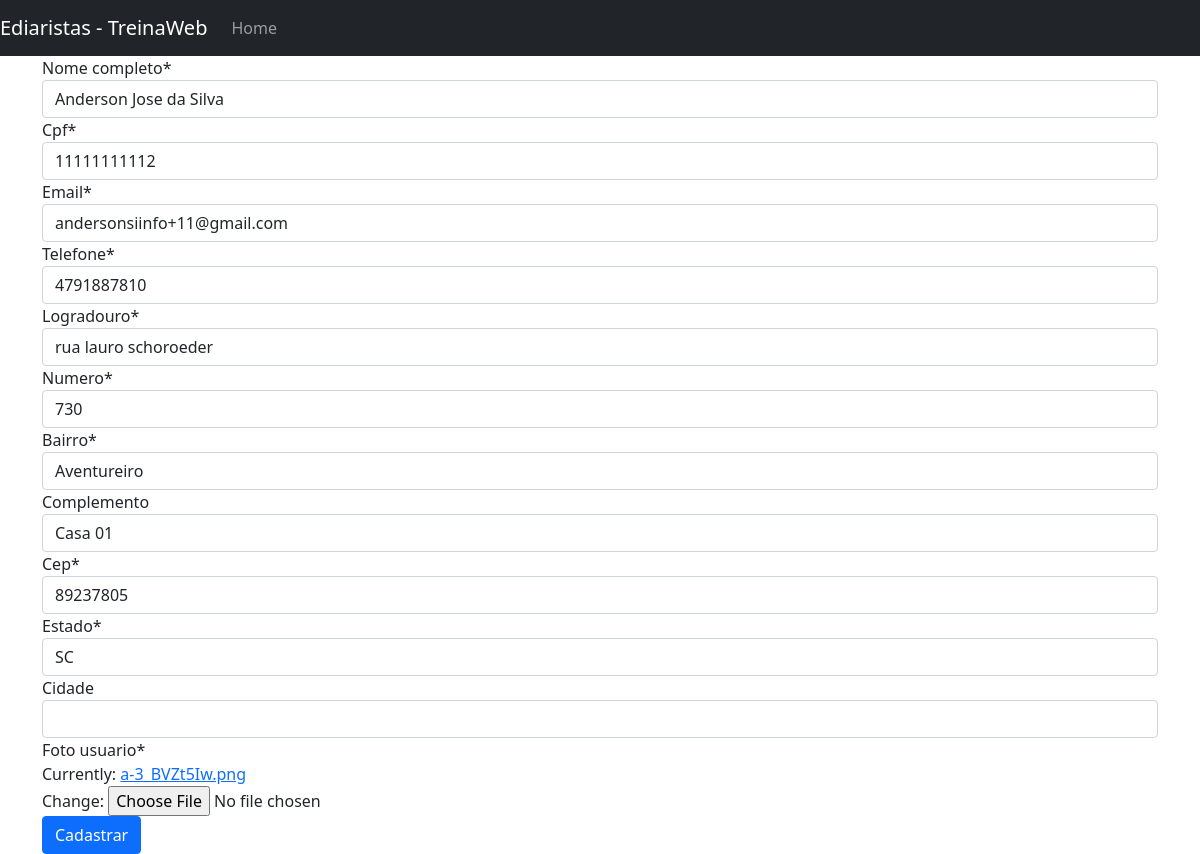
/web/editar_diarista/3, run on the app's committed database.
### web/models.py (models this page shows)
class Diaristas(models.Model):
    nome_completo = models.CharField(max_length=100, null=False, blank=False)
    cpf = models.CharField(max_length=11, null=False, blank=False, unique=True)
    email = models.EmailField(null=False, blank=False, unique=True)
    telefone = models.CharField(max_length=11, null=False, blank=False)
    logradouro = models.CharField(max_length=60, null=False, blank=False)
    numero = models.IntegerField(null=False, blank=False)
    bairro = models.CharField(max_length=60, null=False, blank=False)
    complemento = models.CharField(max_length=100, null=False, blank=True)
    cep = models.CharField(max_length=8, null=False, blank=False)
    estado = models.CharField(max_length=2, null=False, blank=False)
    cidade = models.CharField(max_length=30, null=False, blank=True)
    codigo_ibge = models.IntegerField(null=False, blank=False)
    foto_usuario = models.ImageField(null=False)

### web/views.py (the view)
# urls.py: path('editar_diarista/<int:diarista_id>', editar_diarista, name='editar_diarista'),
def editar_diarista(request, diarista_id):
    diarista = Diaristas.objects.get(id=diarista_id)
    if request.method == 'POST':
        form_diarista = diarista_form.DiaristaForm(request.POST or None, request.FILES, instance=diarista)
        if form_diarista.is_valid():
            form_diarista.save()
            return redirect('listar_diaristas')
    else:
        form_diarista = diarista_form.DiaristaForm(instance=diarista)
    return render(request, 'form_diarista.html', {'form_diarista': form_diarista})

### web/forms/diarista_form.py (shortened to what this page needs)
class DiaristaForm(forms.ModelForm):
    cpf = forms.CharField(widget=forms.TextInput(attrs={'data-mask': '000.000.000-00'}))
    cep = forms.CharField(widget=forms.TextInput(attrs={'data-mask': '00000-000'}))
    telefone = forms.CharField(widget=forms.TextInput(attrs={'data-mask': '(00) 0 0000-0000'}))
    class Meta:
        model = Diaristas
        fields = '__all__'
        exclude = ('codigo_ibge',)

### web/templates/form_diarista.html (shortened to what this page needs)
{% extends 'base.html'%}
{% load crispy_forms_tags %}
{% block conteudo %}
<form method="post" enctype="multipart/form-data">
    {{form_diarista|crispy}}
    <button type="submit" class="btn btn-primary">Cadastrar</button>
</form>
{% endblock conteudo %}

### data on the page
Diaristas: nome_completo "Anderson Jose da Silva", cpf "11111111112", email "andersonsiinfo+11@gmail.com", telefone "4791887810", logradouro "rua lauro schoroeder", numero "730", bairro "Aventureiro", complemento "Casa 01", cep "89237805", estado "SC"
